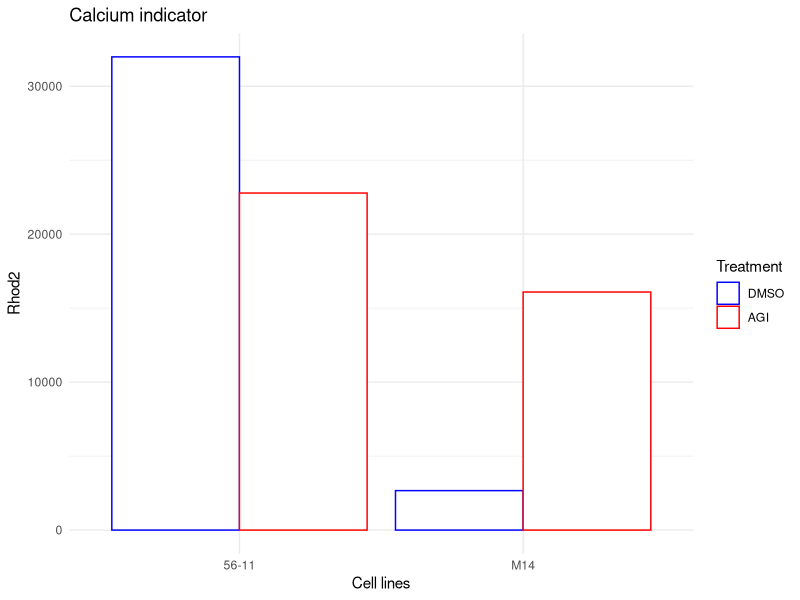
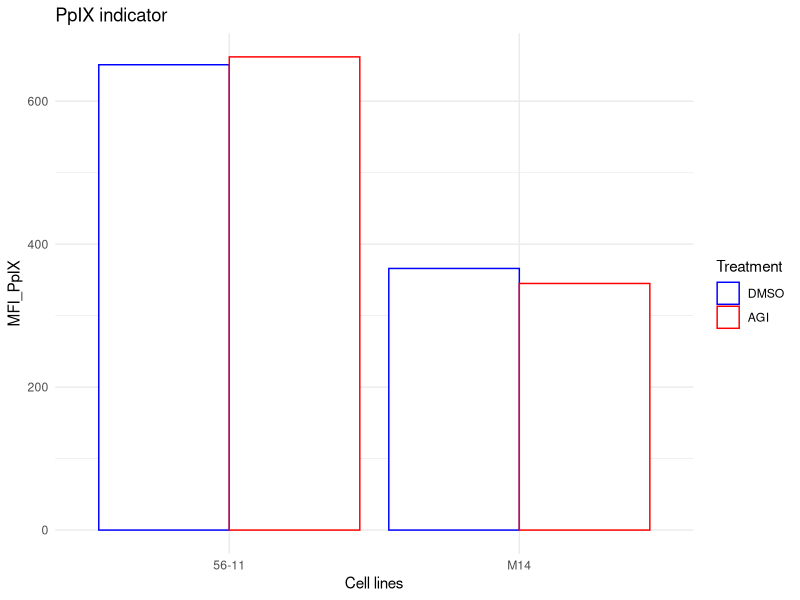
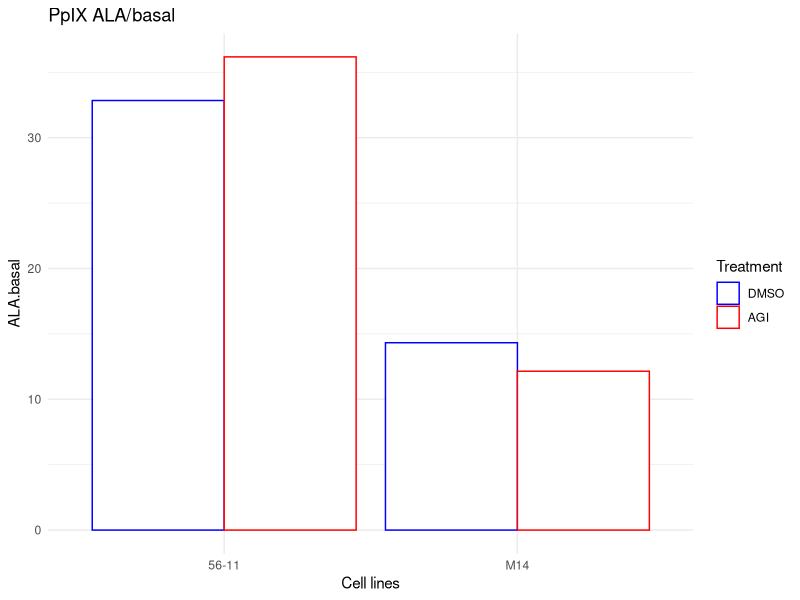
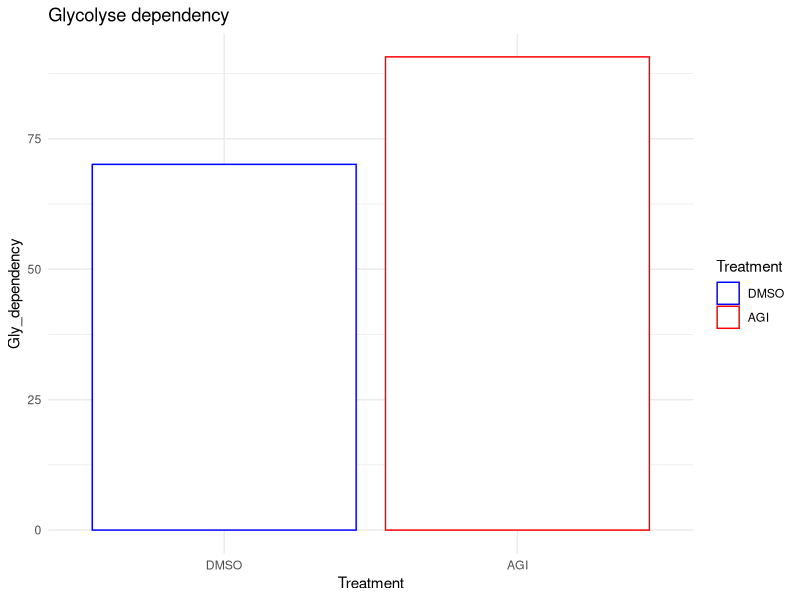
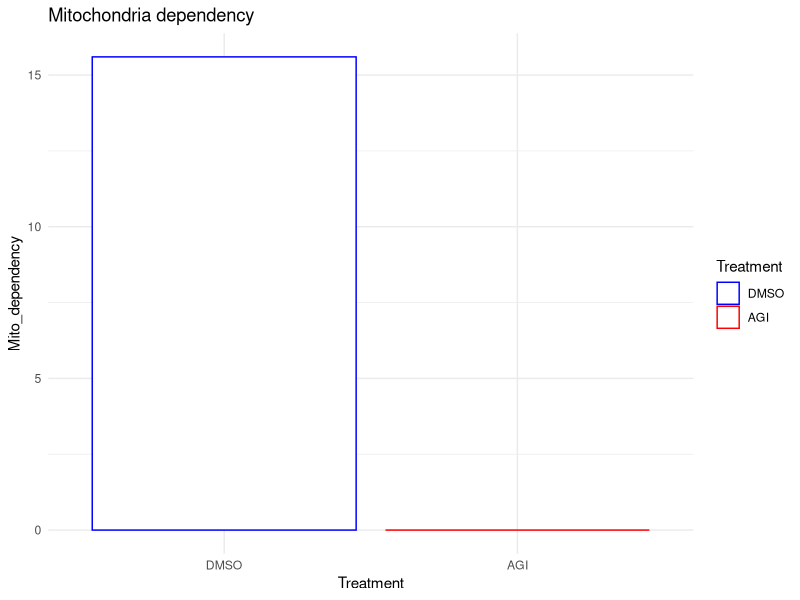
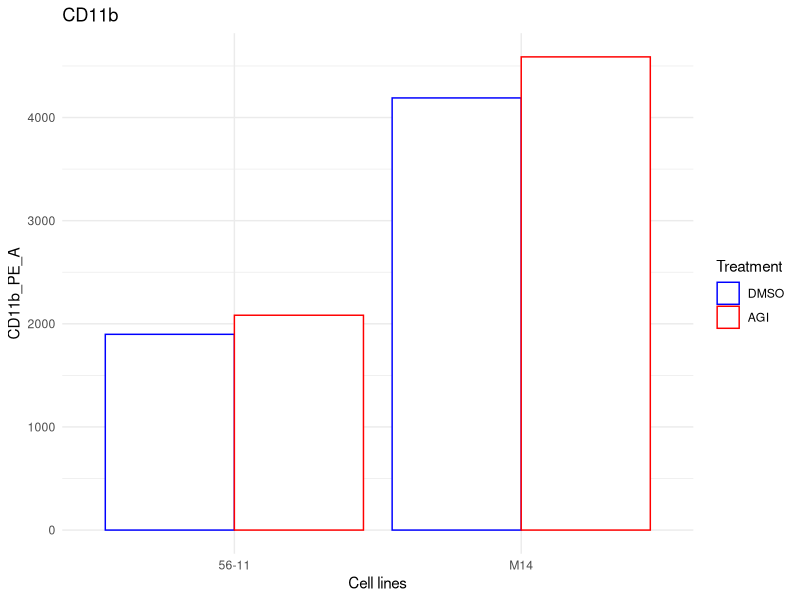
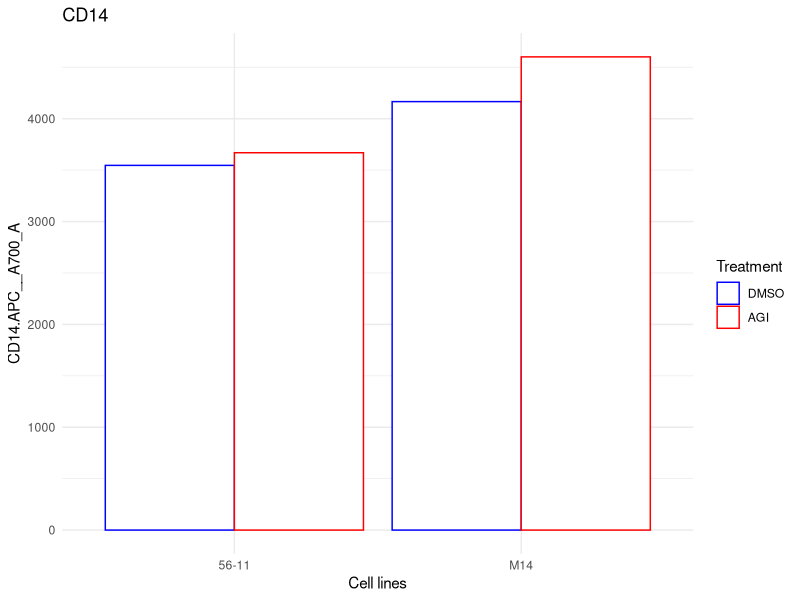
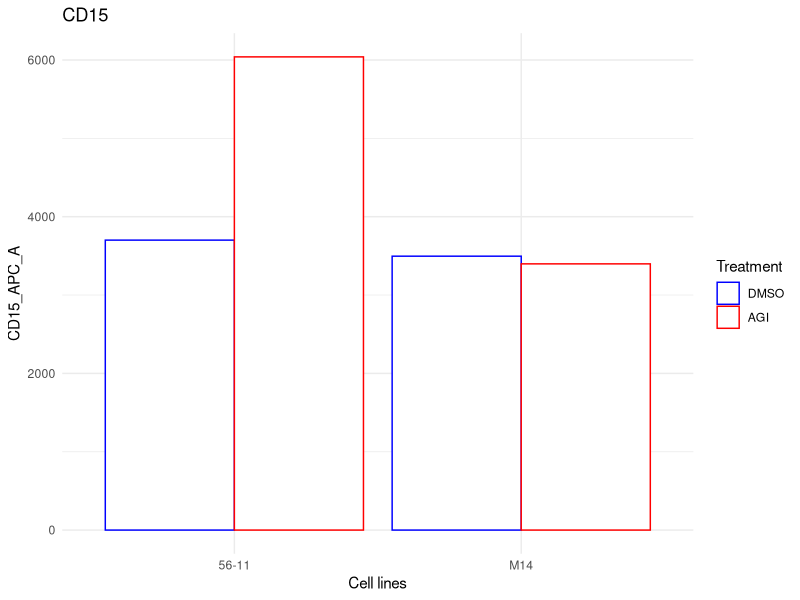

These charts were generated, in order, by the following R code:
## ---- chunk 1
library(ggplot2)

Diff_facs_analysis <- read.csv("Data/Diff_AGI.csv")
Rhod2_facs_analysis <- read.csv("Data/Rhod2_AGI.csv")
PpIX_facs_analysis <- read.csv("Data/PpIX_AGI_ALA_Basal.csv")
Scenith_analysis <- read.csv("Data/Scenith.csv")
## ---- chunk 2
ggplot(data=Rhod2_facs_analysis, aes(x = Cell.line, y = Rhod2, color = factor(Treatment, levels = c("DMSO", "AGI")))) +
  scale_color_manual(values=c("#0000FF", "#FF0000"), limits=c("DMSO", "AGI")) +
  geom_bar(stat = "identity", fill = "white", position = position_dodge()) + 
  labs(color = "Treatment", title = "Calcium indicator", x = "Cell lines")+
  theme_minimal()
## ---- chunk 3
ggplot(data=PpIX_facs_analysis, aes(x = Cell.line, y = MFI_PpIX, color = factor(Treatment, levels = c("DMSO", "AGI")))) + 
  scale_color_manual(values=c("#0000FF", "#FF0000"), limits=c("DMSO", "AGI")) +
  geom_bar(stat = "identity", fill = "white", position = position_dodge()) + 
  labs(color = "Treatment", title = "PpIX indicator", x = "Cell lines")+
  theme_minimal()
## ---- chunk 4
ggplot(data=PpIX_facs_analysis, aes(x = Cell.line, y = ALA.basal, color = factor(Treatment, levels = c("DMSO", "AGI")))) + 
  scale_color_manual(values=c("#0000FF", "#FF0000"), limits=c("DMSO", "AGI")) +
  geom_bar(stat = "identity", fill = "white", position = position_dodge()) + 
  labs(color = "Treatment", title = "PpIX ALA/basal", x = "Cell lines")+
  theme_minimal()
## ---- chunk 5
ggplot(data=Scenith_analysis, aes(x=factor(Treatment, levels = c("DMSO", "AGI")), y=Gly_dependency, color=factor(Treatment, levels = c("DMSO", "AGI"))))+
  scale_color_manual(values=c("#0000FF", "#FF0000"), limits=c("DMSO", "AGI")) +
  geom_bar(stat = "identity", fill = "white", position = position_dodge()) + 
  labs(color = "Treatment", title = "Glycolyse dependency", x = "Treatment")+
  theme_minimal()
## ---- chunk 6
ggplot(data=Scenith_analysis, aes(x=factor(Treatment, levels = c("DMSO", "AGI")), y=Mito_dependency, color=factor(Treatment, levels = c("DMSO", "AGI"))))+
  scale_color_manual(values=c("#0000FF", "#FF0000"), limits=c("DMSO", "AGI")) +
  geom_bar(stat = "identity", fill = "white", position = position_dodge()) + 
  labs(color = "Treatment", title = "Mitochondria dependency", x = "Treatment")+
  theme_minimal()
## ---- chunk 7
ggplot(data=Diff_facs_analysis[c(1:4),], aes(x=Cell.line, y=CD11b_PE_A, color=factor(Treatment, levels = c("DMSO", "AGI"))))+
  scale_color_manual(values=c("#0000FF", "#FF0000"), limits=c("DMSO", "AGI")) +
  geom_bar(stat = "identity", fill = "white", position = position_dodge()) + 
  labs(color = "Treatment", title = "CD11b", x = "Cell lines")+
  theme_minimal()
## ---- chunk 8
ggplot(data=Diff_facs_analysis[c(1:4),], aes(x=Cell.line, y=CD14.APC__A700_A, color=factor(Treatment, levels = c("DMSO", "AGI"))))+
  scale_color_manual(values=c("#0000FF", "#FF0000"), limits=c("DMSO", "AGI")) +
  geom_bar(stat = "identity", fill = "white", position = position_dodge()) + 
  labs(color = "Treatment", title = "CD14", x = "Cell lines")+
  theme_minimal()
## ---- chunk 9
ggplot(data=Diff_facs_analysis[c(1:4),], aes(x=Cell.line, y=CD15_APC_A, color=factor(Treatment, levels = c("DMSO", "AGI"))))+
  scale_color_manual(values=c("#0000FF", "#FF0000"), limits=c("DMSO", "AGI")) +
  geom_bar(stat = "identity", fill = "white", position = position_dodge()) + 
  labs(color = "Treatment", title = "CD15", x = "Cell lines")+
  theme_minimal()
